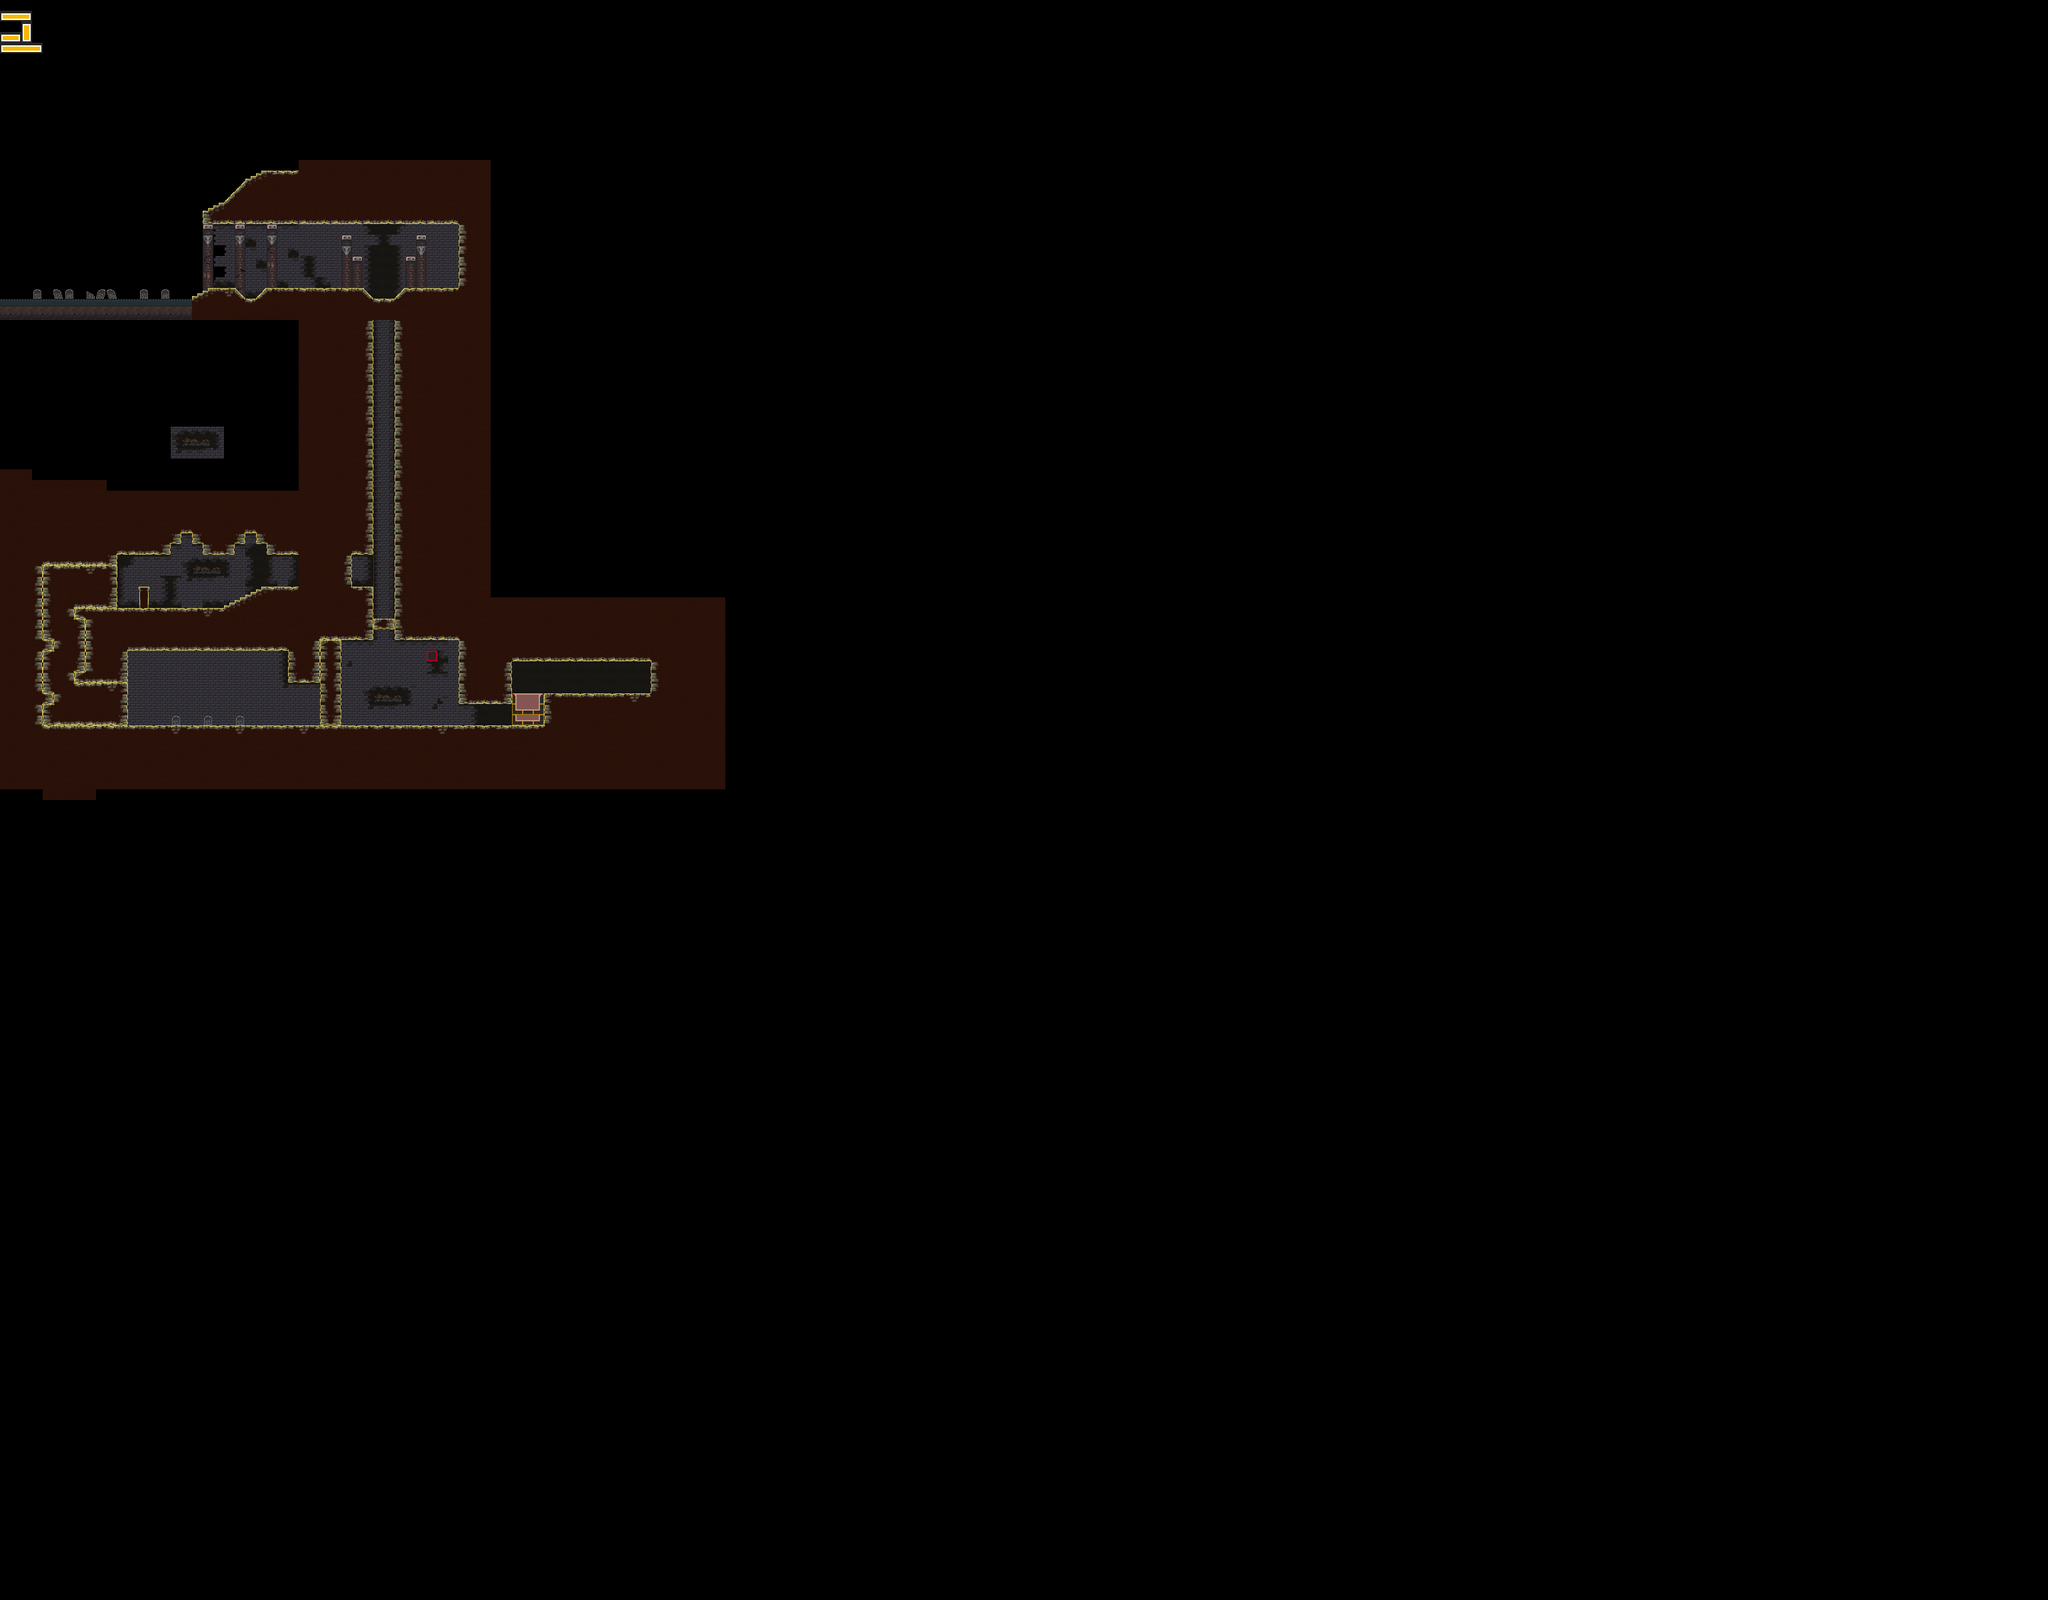

A level layout from a 2D game, rendered from its tile map. Below: a short description, then the map file with tile-grid data replaced by summaries:
An orthogonal 192x150 tile map with 16x16 px tiles, 3 tile layers (back, front, map), 2 tilesets and 148 objects (123x BreakableTile, 7x Item, 4x Trigger, 4x Spawn, 2x CollapseTile, ...).

<map version="1.0" orientation="orthogonal" renderorder="right-down" width="192" height="150" tilewidth="16" tileheight="16" nextobjectid="205">
 <properties>
  <property name="tileset" value="tiles7" />
 </properties>
 <tileset firstgid="1" name="tiles7" tilewidth="16" tileheight="16" tilecount="256" columns="16">
  <image source="tiles7.gif" width="256" height="256" />
 </tileset>
 <tileset firstgid="257" name="maptiles" tilewidth="16" tileheight="16" tilecount="256" columns="16">
  <image source="img/tiles/maptiles.gif" width="256" height="256" />
 </tileset>
 <layer name="back" width="192" height="150">
  <data>[28800 cells, 838 non-empty, 40 distinct tile ids]</data>
 </layer>
 <layer name="front" width="192" height="150">
  <data>[28800 cells, 1918 non-empty, 48 distinct tile ids]</data>
 </layer>
 <layer name="map" width="192" height="150">
  <data>[28800 cells, 11 non-empty, 5 distinct tile ids]</data>
 </layer>
 <objectgroup name="objects">
  <properties>
   <property name="tileset" value="tiles7" />
  </properties>
  <object id="34" name="BreakableTile" x="560" y="448" width="16" height="16" />
  <object id="35" name="BreakableTile" x="512" y="832" width="16" height="16" />
  <object id="36" name="BreakableTile" x="512" y="848" width="16" height="16" />
  <object id="37" name="BreakableTile" x="512" y="864" width="16" height="16" />
  <object id="38" name="BreakableTile" x="496" y="832" width="16" height="16" />
  <object id="39" name="BreakableTile" x="496" y="864" width="16" height="16" />
  <object id="40" name="BreakableTile" x="496" y="848" width="16" height="16" />
  <object id="41" name="BreakableTile" x="464" y="848" width="16" height="16" />
  <object id="42" name="BreakableTile" x="480" y="832" width="16" height="16" />
  <object id="43" name="BreakableTile" x="464" y="832" width="16" height="16" />
  <object id="44" name="BreakableTile" x="464" y="864" width="16" height="16" />
  <object id="45" name="BreakableTile" x="480" y="864" width="16" height="16" />
  <object id="46" name="BreakableTile" x="480" y="848" width="16" height="16" />
  <object id="47" name="BreakableTile" x="448" y="864" width="16" height="16" />
  <object id="48" name="BreakableTile" x="448" y="832" width="16" height="16" />
  <object id="49" name="BreakableTile" x="448" y="848" width="16" height="16" />
  <object id="50" name="CollapseTile" x="560" y="928" width="16" height="16">
   <properties>
    <property name="timer" value="2" />
   </properties>
  </object>
  <object id="52" name="Lamp" x="272" y="800" width="16" height="16" />
  <object id="53" name="Lamp" x="368" y="800" width="16" height="16" />
  <object id="54" name="Skeleton" x="258.667" y="882.67" width="13.333" height="13.33" />
  <object id="55" name="Skeleton" x="305.167" y="882.33" width="14.833" height="13.67" />
  <object id="56" name="Item" x="208" y="864" width="16" height="16">
   <properties>
    <property name="name" value="seed_oriax" />
   </properties>
  </object>
  <object id="57" name="Player" x="32" y="416" width="16" height="32" />
  <object id="58" name="BreakableTile" x="576" y="448" width="16" height="16" />
  <object id="59" name="BreakableTile" x="560" y="464" width="16" height="16" />
  <object id="60" name="BreakableTile" x="576" y="464" width="16" height="16" />
  <object id="62" name="Trigger" gid="232" x="256" y="448" width="16" height="192">
   <properties>
    <property name="darkness" value="(c.x-11*16)/96" />
    <property name="darknesscolor" value="0.2,0.0,0.3" />
    <property name="height" value="104" />
    <property name="sealevel" value="480" />
   </properties>
  </object>
  <object id="63" name="Trigger" gid="232" x="560" y="512" width="32" height="16">
   <properties>
    <property name="darkness" value="1" />
    <property name="dust" value="dustcount" />
    <property name="width" value="64" />
   </properties>
  </object>
  <object id="64" name="CollapseTile" x="576" y="928" width="16" height="16">
   <properties>
    <property name="timer" value="2" />
   </properties>
  </object>
  <object id="65" name="Door" gid="232" x="448" y="1088" width="16" height="64">
   <properties>
    <property name="open" value="1" />
    <property name="trigger" value="door" />
   </properties>
  </object>
  <object id="66" name="Trigger" gid="232" x="384" y="1088" width="16" height="112">
   <properties>
    <property name="height" value="128" />
    <property name="retrigger" value="0" />
    <property name="target" value="door" />
    <property name="timer" value="1" />
    <property name="width" value="32" />
   </properties>
  </object>
  <object id="67" name="BreakableTile" gid="232" x="176" y="1056" width="16" height="16">
   <properties>
    <property name="strikeable" value="0" />
    <property name="trigger" value="wall" />
   </properties>
  </object>
  <object id="68" name="BreakableTile" gid="232" x="176" y="1072" width="16" height="16">
   <properties>
    <property name="strikeable" value="0" />
   </properties>
  </object>
  <object id="69" name="BreakableTile" gid="232" x="176" y="1088" width="16" height="16">
   <properties>
    <property name="strikeable" value="0" />
   </properties>
  </object>
  <object id="70" name="BreakableTile" gid="232" x="176" y="1040" width="16" height="16">
   <properties>
    <property name="strikeable" value="0" />
   </properties>
  </object>
  <object id="71" name="BreakableTile" gid="232" x="160" y="1040" width="16" height="16">
   <properties>
    <property name="strikeable" value="0" />
   </properties>
  </object>
  <object id="72" name="BreakableTile" gid="232" x="144" y="1040" width="16" height="16">
   <properties>
    <property name="strikeable" value="0" />
   </properties>
  </object>
  <object id="74" name="BreakableTile" gid="232" x="128" y="1040" width="16" height="16">
   <properties>
    <property name="strikeable" value="0" />
   </properties>
  </object>
  <object id="75" name="BreakableTile" gid="232" x="128" y="1056" width="16" height="16">
   <properties>
    <property name="strikeable" value="0" />
   </properties>
  </object>
  </objectgroup>
</map>
<!-- 109 of 148 objects omitted -->
